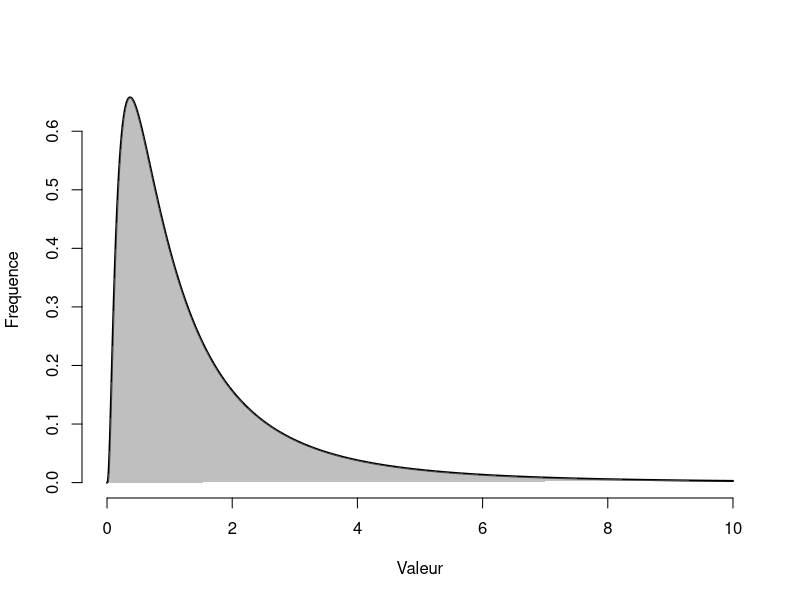
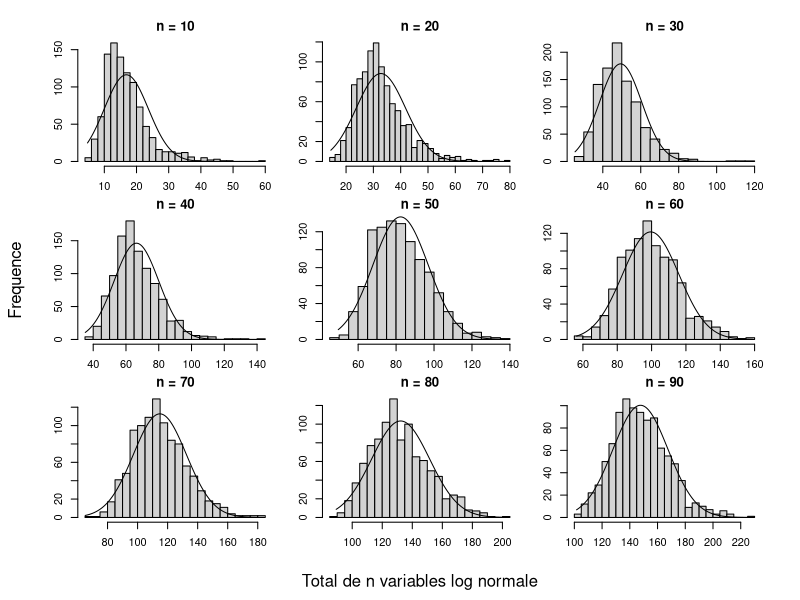
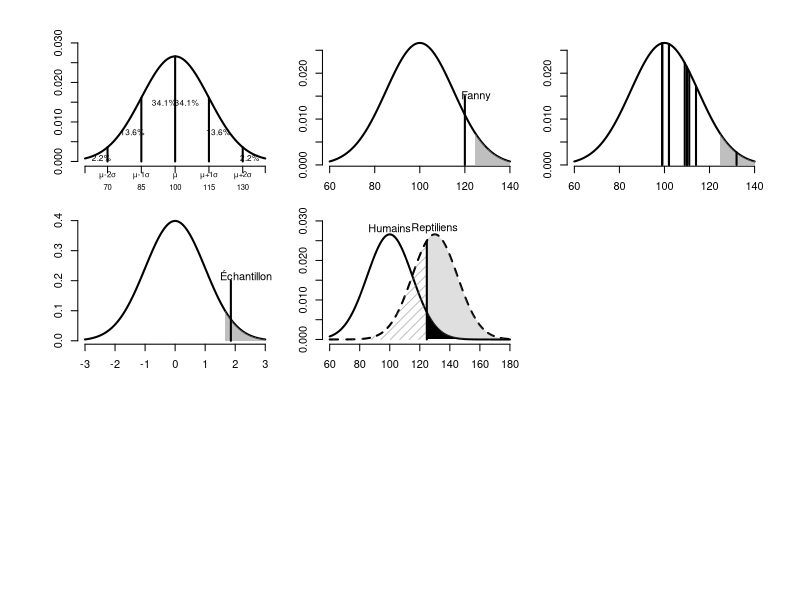
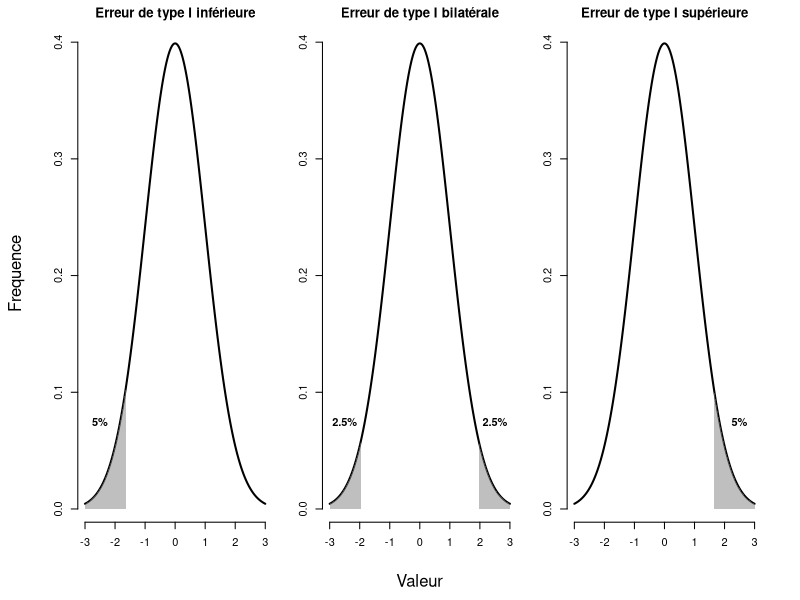
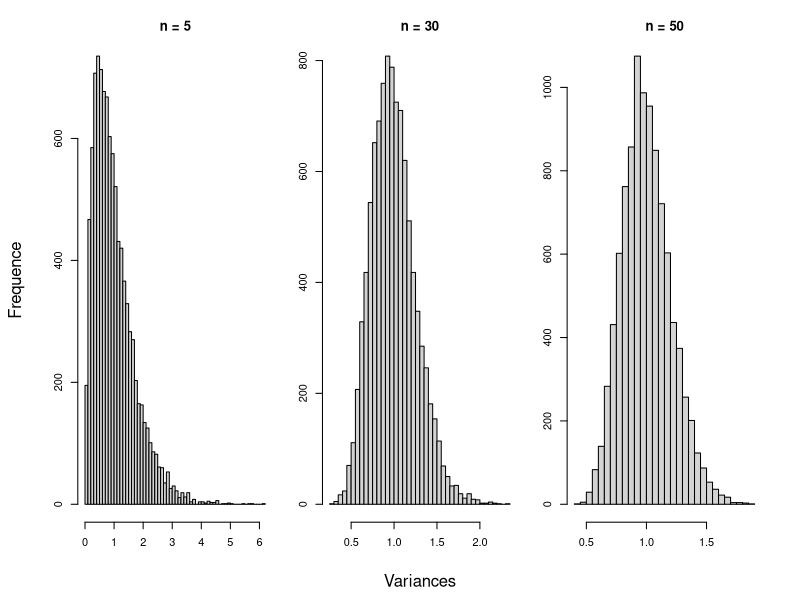
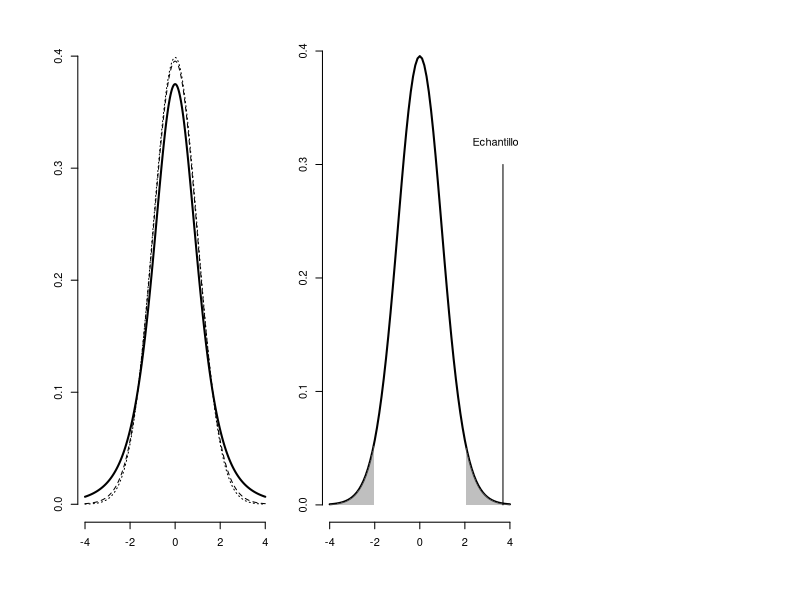

Source code (R) for these figures, in order:
## ---- chunk 1
runif(n = 1)
## ---- chunk 2
# Pour répliquer
set.seed(1)

# Création de deux variables identiquement distribuées
a <- runif(n = 1)
b <- runif(n = 1)
a ; b

# Une nouvelle variable aléatoire
total <- a + b
## ---- chunk 3
Valeur <- seq(0, 10, by = .0001)
Frequence <- dlnorm(Valeur)
plot(Valeur, Frequence, bty = "n", type = "l", lwd = 2, main = "")
z = seq(0, 10, by = .0001)
x = c(0, z, 1)
y = c(0, dlnorm(z), 0)
polygon(x, y, border = NA, col = rgb(.5,.5,.5,.5))
## ---- chunk 4
set.seed(123456)
N = seq(10, 90, by = 10)
reps = 1000
par(mfrow = c(3, 3), mai = c(.25, 0.25, 0.25, 0.25), oma = c(4, 4, 1, 1))
for(n in N){
  total = as.numeric()
  for(i in 1:reps){
    total[i] = sum(rlnorm(n))
  }
  #col = "lightgray"
  #density = 10,
  h = hist(total, breaks = 25, xlab = "", ylab = "", main = paste0("n = ",n)) 
  xfit = seq(min(total), max(total), by = .001) 
  yfit = dnorm(xfit, mean = mean(total), sd = sd(total)) 
  yfit = yfit * diff(h$mids[1:2]) * length(total) 
  lines(xfit, yfit, col = "black", lwd = 1)
  
}
mtext("Total de n variables log normale", side = 1, outer = TRUE, line = 2.2)
mtext("Frequence", side = 2, outer = TRUE, line = 2.2)
## ---- chunk 5
fanny = 120
alpha = .05
## ---- chunk 6
mu = 100 ; et = 15
QI = seq(60, 140, by = .01)
Frequence = dnorm(QI, mean = mu, sd = et)

#par(mar=c(4, 4, 5, 4) + 0.1)
plot(QI, Frequence,  bty = "n", type = "l", lwd = 2, xaxt = "n", xlim = c(60,140), ylim = c(0,.03))

segments(x0 = c(70, 85, 100, 115, 130), y0 = c(0, 0, 0, 0, 0), y1 = dnorm(c(70, 85, 100, 115, 130), mean = mu, sd = et), lwd = 2)

lab = c("",expression(atop("",atop(mu *'-2'* sigma, 70))),
        expression(atop("",atop(mu *'-1'* sigma,85))),
        expression(atop("",atop(mu,100))),
        expression(atop("",atop(mu *'+1'* sigma,115))),
        expression(atop("",atop(mu *'+2'* sigma,130))),""
        )
axis(1, at = c(60,70, 85, 100, 115, 130,140), labels = c(lab))
x = c(67.2, 81, 95, 105, 119, 133)
y = c(.001, .0075, .015, .015, .0075, .001)
text(x=x,y=y, c("2.2%", "13.6%", "34.1%","34.1%","13.6%","2.2%"), cex = .75)

## ---- chunk 7
minx = 60 ; maxx = 140 ; xbar = 100 ; sdx = 15
QI = seq(minx, maxx, by = .01)
Frequence = dnorm(QI , mean= xbar, sd = sdx)
plot(QI, Frequence, bty = "n", type = "l", lwd = 2, xlim = c(minx,maxx))

crit = qnorm((1-alpha), mean = xbar, sd = sdx)
xx = seq(crit, maxx, .0001)
xax = c(crit, xx, maxx)
yax = c(0, dnorm(xx, mean = xbar, sd = sdx),0)
polygon(xax, yax, border = NA, col = rgb(.5,.5,.5,.5))
segments(x0 = 120, y0 = 0, y1 = 0.015, lwd = 2) #vertical line
text((x = (fanny+5)), y = .015, labels = "Fanny")

## ---- chunk 8
fanny <- 120
z.fanny <- (fanny - 100) / 15
## ---- chunk 9
# La probabilité que Fanny ait un QI de -Inf à z.fanny
pnorm(z.fanny)
## ---- chunk 10
# Création d'un échantillon de 10 unités
set.seed(824)

# Dix valeurs arrondies avec une moyenne de 100 et un écart type de 10
QI <- round(rnorm(n = 10, mean = 100, sd = 15))
QI
## ---- chunk 11

minx = 60 ; maxx = 140 ; xbar = 100 ; sdx = 15
QI = seq(minx, maxx, by = .01)
Frequence = dnorm(QI , mean = xbar, sd = sdx)
plot(QI, Frequence, bty = "n", type = "l", lwd = 2, xlim = c(minx,maxx))

set.seed(824)
QI = round(rnorm(n = 10, mean = 100, sd = 15))

crit = qnorm(.95, mean = xbar, sd = sdx)
xx = seq(crit, maxx, .0001)
xax = c(crit, xx, maxx)
yax = c(0, dnorm(xx, mean = xbar, sd = sdx),0)
polygon(xax, yax, border = NA, col = rgb(.5,.5,.5,.5))
segments(x0 = QI, y0 = 0, y1 = dnorm(QI, mean = xbar, sd = sdx), lwd = 2) #vertical line

## ---- chunk 12
z <- (mean(QI) - 100)/(15 / sqrt(10))
z
## ---- chunk 13

minx = -3; maxx = 3; xbar = 0 ; sdx = 1
Moyenne.QI = seq(minx, maxx, by = .001)
Frequence = dnorm(Moyenne.QI, mean = xbar, sd = sdx)
plot(Moyenne.QI, Frequence, bty = "n", type = "l", lwd = 2, xlim = c(minx,maxx))

crit = qnorm(.95, mean = xbar, sd = sdx)
xx = seq(crit, maxx, by = .0001)
xax = c(crit, xx, maxx)
yax = c(0, dnorm(xx, mean = xbar, sd = sdx),0)
polygon(xax, yax, border = NA, col = rgb(.5,.5,.5,.5))

segments(x0 = z, y0 = 0, y1 = .2, lwd = 2) #vertical line
text(x = z+.50 , y = .22, labels = "Échantillon")

## ---- chunk 14
mu.h <- 100 ; sd.h <- 15
mu.r <- 130 ; sd.r <- 15
## ---- chunk 15
minx = 60 ; maxx = 180
QI = seq(minx, maxx, by = .001)
Frequence = dnorm(QI, mean = mu.h, sd = sd.h)
Frequence.H1 = dnorm(QI, mean = mu.r, sd = sd.r)
plot(QI, Frequence, bty = "n", type = "l", lwd = 2, xlim = c(minx,maxx), ylim = c(0,.03))
lines(QI, Frequence.H1, lwd = 2, lty=2)
text(x = 100, y = .0280, labels = "Humains")
text(x = 130, y = .0280, labels = "Reptiliens")

crit = qnorm(.95, mean = mu.h, sd = sd.h)

#Power
xx = seq(crit, maxx, by = .001)
xax = c(crit, xx, maxx)
yax = c(0, dnorm(xx, mean = mu.r, sd = sd.r),0)
polygon(xax, yax, border = NA, col = rgb(.5,.5,.5,.25))

#Type I error
yax = c(0, dnorm(xx, mean = mu.h, sd = sd.h), 0)
polygon(xax, yax, border = NA, col = "black")#rgb(.6,.6,.6,1))

#Type II error
xx = seq(minx, crit, by = .001)
xax = c(minx, xx, crit)
yax = c(0, dnorm(xx, mean = mu.r, sd = sd.r),0)
polygon(xax, yax, border = NA, col = rgb(.5,.5,.5,.5), density = 15)

segments(x0 = crit, y0 = 0, y1 = dnorm(crit, mean = mu.r, sd = sd.r), lwd = 2)
## ---- chunk 16
# Erreur de type I (fixé à l'avance)
alpha <- .05 

# Valeur critique à laquelle l'expérimentateur rejette H0
v.crit <- qnorm(1 - alpha, mean = mu.h, sd = sd.h)
v.crit

# Erreur de type II
beta <- pnorm(v.crit, mean = mu.r, sd = sd.r)
beta

# Puissance statistique
puissance <- 1 - beta
puissance 
## ---- chunk 17
minx = -3 ; maxx = 3 ; xbar = 0 ; sdx = 1
Valeur = seq(minx, maxx, by = .01)
Frequence = dnorm(Valeur , mean= xbar, sd = sdx)

par(mfcol = c(1, 3), mai = c(.25, 0.25, 0.25, 0.25), oma = c(4, 4, 0, 1) )
#erreur type I inf
plot(Valeur, Frequence, bty = "n", type = "l", lwd = 2, xlab = "", ylab = "", xlim = c(minx,maxx), main = "Erreur de type I inférieure")
crit = qnorm((alpha), mean = xbar, sd = sdx)
xx = seq(minx, crit, .0001)
xax = c(minx, xx, crit)
yax = c(0, dnorm(xx, mean = xbar, sd = sdx),0)
polygon(xax, yax, border = NA, col = rgb(.5,.5,.5,.5))
text("5%", x = -2.5, y = .075, font = 2)

# erreur type I bil
plot(Valeur, Frequence, bty = "n", type = "l", lwd = 2, xlab = "", ylab = "", xlim = c(minx,maxx), main = "Erreur de type I bilatérale")
crit = qnorm((1-alpha/2), mean = xbar, sd = sdx)
xx = seq(crit, maxx, .0001)
xax = c(crit, xx, maxx)
yax = c(0, dnorm(xx, mean = xbar, sd = sdx),0)
polygon(xax, yax, border = NA, col = rgb(.5,.5,.5,.5))

crit = qnorm((alpha/2), mean = xbar, sd = sdx)
xx = seq(minx, crit, .0001)
xax = c(minx, xx, crit)
yax = c(0, dnorm(xx, mean = xbar, sd = sdx),0)
polygon(xax, yax, border = NA, col = rgb(.5,.5,.5,.5))
text("2.5%", x = -2.5, y = .075, font = 2)
text("2.5%", x =  2.5, y = .075, font = 2)

#erreur type I sup
plot(Valeur, Frequence, bty = "n", type = "l", lwd = 2, xlab = "", ylab = "", xlim = c(minx,maxx), main = "Erreur de type I supérieure")
crit = qnorm((1-alpha), mean = xbar, sd = sdx)
xx = seq(crit, maxx, .0001)
xax = c(crit, xx, maxx)
yax = c(0, dnorm(xx, mean = xbar, sd = sdx),0)
polygon(xax, yax, border = NA, col = rgb(.5,.5,.5,.5))
text("5%", x = 2.5, y = .075, font = 2)

mtext("Valeur", side = 1, outer = TRUE, line = 2.2)
mtext("Frequence", side = 2, outer = TRUE, line = 2.2)
## ---- chunk 18
reps = 10000
N = c(5, 30, 50)

par(mfcol = c(1, 3), mai = c(.25, 0.25, 0.25, 0.25), oma = c(4, 4, 1, 1))

for(n in N){
  x = as.numeric()
  for(k in 1:reps){
    x[k] = var(rnorm(n))
  }
  hist(x, breaks = 50, main = paste0("n = ", n))
}

mtext("Variances", side = 1, outer = TRUE, line = 2.2)
mtext("Frequence", side = 2, outer = TRUE, line = 2.2)
## ---- chunk 19
valeur.t = seq(-4 , 4, by = .001)
Frequence = dt(valeur.t, df = 4)
plot(valeur.t, Frequence, bty = "n", type = "l", lwd = 2, xlim = c(-4, 4), ylim = c(0 , .4))
y2 = dt(valeur.t, df = 29)
lines(valeur.t, y2, lwd = 1, lty=2)
y3 = dt(valeur.t, df = 999)
lines(valeur.t, y3, lwd = 1, lty=3)

## ---- chunk 20
testt <- function(x, mu = 0){
  # x est une variable continue
  # mu est une moyenne à tester comme hypothèse nulle(H0)
  xbar <- mean(x)
  sdx <- sd(x)
  n <- length(x)
  vt <- (xbar - mu) / (sdx / sqrt(n))
  dl <- n - 1
  vp <- (1 - pt(abs(vt), df = dl)) * 2 
  statistique <- list(valeur.t = vt, 
                      dl = dl, 
                      valeur.p = vp)
  return(statistique)
}
## ---- chunk 21
# Un exemple de jeu de données
set.seed(20)
x = rnorm(n = 30, mean = 1, sd = 1)
# Vérification de la fonction maison
testt(x)
# Comparer avec la fonction R
t.test(x)
## ---- chunk 22
res = testt(x)

minx = -4 ; maxx = 4
valeur.t = seq(minx, maxx, by = .1)
Frequence = dt(valeur.t, df = res$dl)
plot(valeur.t, Frequence, bty = "n", type = "l", lwd = 2, xlim = c(minx,maxx))

crit = qt(.975, df = res$dl)
xx = seq(crit, maxx, .0001)
xax1 = c(crit, xx, maxx)
yax1 = c(0, dt(xx, df = res$dl),0)
polygon(xax1, yax1, border = NA, col= rgb(.5,.5,.5,.5))
crit = qt(.025, df = res$dl)
xx = seq(minx, crit, .0001)
xax2 = c(minx, xx, crit)
yax2 = c(0, dt(xx, df = res$dl),0)
polygon(xax2, yax2, border = NA, col = rgb(.5,.5,.5,.5))

segments(x0 = res$valeur.t, y0 = 0, y1 = 0.3, col = "black")
text(x = res$valeur.t-.2, y = .32, labels = "Echantillon")

